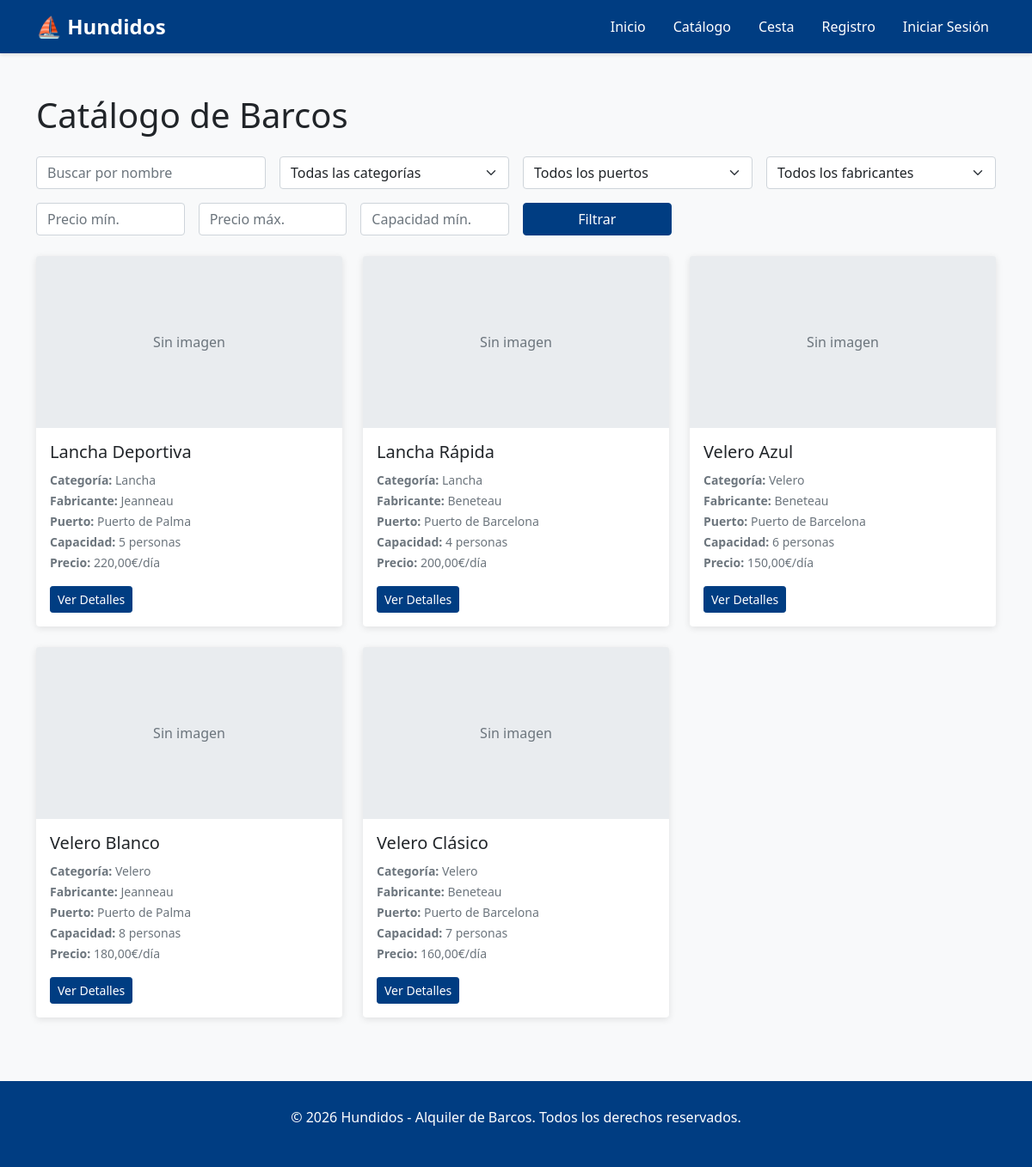
The app's page /barcos/ with its own data.
### catalog/models.py (models this page shows, shortened)
class Barco(models.Model):
    nombre = models.CharField(max_length=120)
    categoria = models.ForeignKey(Categoria, on_delete=models.PROTECT, related_name='barcos')
    puerto = models.ForeignKey(Puerto, on_delete=models.PROTECT, related_name='barcos')
    fabricante = models.ForeignKey(Fabricante, on_delete=models.PROTECT, related_name='barcos')
    precio_dia = models.DecimalField(max_digits=8, decimal_places=2, validators=[MinValueValidator(0)])
    capacidad = models.PositiveIntegerField(validators=[MinValueValidator(1)])
    imagen = models.ImageField(upload_to='barcos/', blank=True, null=True)
    disponibilidad = models.PositiveIntegerField(default=1, validators=[MinValueValidator(0)])
    activo = models.BooleanField(default=True)
    fecha_creacion = models.DateTimeField(auto_now_add=True)
    fecha_actualizacion = models.DateTimeField(auto_now=True)
    class Meta:
        verbose_name = 'Barco'
        verbose_name_plural = 'Barcos'
        ordering = ['nombre']

class Categoria(models.Model):
    nombre = models.CharField(max_length=120, unique=True)
    descripcion = models.TextField(blank=True)
    class Meta:
        verbose_name = 'Categoría'
        verbose_name_plural = 'Categorías'
        ordering = ['nombre']

class Fabricante(models.Model):
    nombre = models.CharField(max_length=120, unique=True)
    pais = models.CharField(max_length=120, blank=True)
    class Meta:
        verbose_name = 'Fabricante'
        verbose_name_plural = 'Fabricantes'
        ordering = ['nombre']

class Puerto(models.Model):
    nombre = models.CharField(max_length=120, unique=True)
    ubicacion = models.CharField(max_length=255, blank=True)
    class Meta:
        verbose_name = 'Puerto'
        verbose_name_plural = 'Puertos'
        ordering = ['nombre']

### catalog/views.py (the view)
# urls.py: path('', views.BarcoListView.as_view(), name='barco_list'),
class BarcoListView(ListView):
    model = Barco
    template_name = 'catalog/list.html'
    context_object_name = 'barcos'
    paginate_by = 12
    def get_queryset(self):
        queryset = Barco.objects.filter(activo=True).select_related('categoria', 'puerto', 'fabricante')
        search_query = self.request.GET.get('search', '')
        if search_query:
            queryset = queryset.filter(Q(nombre__icontains=search_query))
        categoria_id = self.request.GET.get('categoria')
        if categoria_id:
            queryset = queryset.filter(categoria_id=categoria_id)
        puerto_id = self.request.GET.get('puerto')
        if puerto_id:
            queryset = queryset.filter(puerto_id=puerto_id)
        fabricante_id = self.request.GET.get('fabricante')
        if fabricante_id:
            queryset = queryset.filter(fabricante_id=fabricante_id)
        precio_min = self.request.GET.get('precio_min')
        if precio_min:
            try:
                queryset = queryset.filter(precio_dia__gte=float(precio_min))
            except (ValueError, TypeError):
                pass
        precio_max = self.request.GET.get('precio_max')
        if precio_max:
            try:
                queryset = queryset.filter(precio_dia__lte=float(precio_max))
            except (ValueError, TypeError):
                pass
        capacidad_min = self.request.GET.get('capacidad_min')
        if capacidad_min:
            try:
                queryset = queryset.filter(capacidad__gte=int(capacidad_min))
            except (ValueError, TypeError):
                pass
        return queryset
    def get_context_data(self, **kwargs):
        context = super().get_context_data(**kwargs)
        context['categorias'] = Categoria.objects.all()
        context['puertos'] = Puerto.objects.all()
        context['fabricantes'] = Fabricante.objects.all()
        context['search_query'] = self.request.GET.get('search', '')
        context['categoria_id'] = self.request.GET.get('categoria')
        context['puerto_id'] = self.request.GET.get('puerto')
        context['fabricante_id'] = self.request.GET.get('fabricante')
        context['precio_min'] = self.request.GET.get('precio_min')
        context['precio_max'] = self.request.GET.get('precio_max')
        context['capacidad_min'] = self.request.GET.get('capacidad_min')
        return context

### templates/catalog/list.html (shortened to what this page needs)
{% extends 'base.html' %}
{% block content %}
<div class="container mt-5">
    <h1 class="mb-4">Catálogo de Barcos</h1>
    <div class="row mb-4">
        <div class="col-md-12">
            <form method="get" class="row g-3">
                <div class="col-md-3">
                    <input type="text" name="search" class="form-control" placeholder="Buscar por nombre" value="{{ search_query }}">
                </div>
                <div class="col-md-3">
                    <select name="categoria" class="form-select">
                        <option value="">Todas las categorías</option>
                    </select>
                </div>
                <div class="col-md-3">
                    <select name="puerto" class="form-select">
                        <option value="">Todos los puertos</option>
                    </select>
                </div>
                <div class="col-md-3">
                    <select name="fabricante" class="form-select">
                        <option value="">Todos los fabricantes</option>
                    </select>
                </div>
                <div class="col-md-2">
                    <input type="number" name="precio_min" class="form-control" placeholder="Precio mín." value="{{ precio_min }}">
                </div>
                <div class="col-md-2">
                    <input type="number" name="precio_max" class="form-control" placeholder="Precio máx." value="{{ precio_max }}">
                </div>
                <div class="col-md-2">
                    <input type="number" name="capacidad_min" class="form-control" placeholder="Capacidad mín." value="{{ capacidad_min }}">
                </div>
                <div class="col-md-2">
                    <button type="submit" class="btn btn-primary w-100">Filtrar</button>
                </div>
            </form>
        </div>
    </div>
    <div class="row">
        {% for barco in barcos %}
            <div class="col-md-4 mb-4">
                <div class="card {% if barco.disponibilidad == 0 %}barco-no-disponible{% endif %}">
                    {% if barco.imagen %}
                        <img src="{{ barco.imagen.url }}" class="card-img-top" alt="{{ barco.nombre }}" style="height: 200px; object-fit: cover;">
                    {% else %}
                        <div class="card-img-top" style="height: 200px; background-color: #e9ecef; display: flex; align-items: center; justify-content: center;">
                            <span class="text-muted">Sin imagen</span>
                        </div>
                    {% endif %}
                    <div class="card-body">
                        <h5 class="card-title">{{ barco.nombre }}</h5>
                        <p class="card-text">
                            <small class="text-muted">
                                <strong>Categoría:</strong> {{ barco.categoria.nombre }}<br>
                                <strong>Fabricante:</strong> {{ barco.fabricante.nombre }}<br>
                                <strong>Puerto:</strong> {{ barco.puerto.nombre }}<br>
                                <strong>Capacidad:</strong> {{ barco.capacidad }} personas<br>
                                <strong>Precio:</strong> {{ barco.precio_dia }}€/día
                            </small>
                        </p>
                        {% if barco.disponibilidad > 0 %}
                            <a href="{% url 'catalog:barco_detail' barco.id %}" class="btn btn-primary btn-sm">Ver Detalles</a>
                        {% else %}
                            <button class="btn btn-secondary btn-sm" disabled>No Disponible</button>
                        {% endif %}
                    </div>
                </div>
            </div>
        {% empty %}
            <div class="col-md-12">
                <div class="alert alert-info">
                    No se encontraron barcos con los filtros seleccionados.
                </div>
            </div>
        {% endfor %}
    </div>
</div>
{% endblock %}

### templates/base.html (style rules this page uses)
body { font-family: 'Segoe UI', Tahoma, Geneva, Verdana, sans-serif; background-color: #f8f9fa; }
.card { border: none; box-shadow: 0 2px 8px rgba(0,0,0,0.1); transition: transform 0.3s, box-shadow 0.3s; }
.btn-primary { background-color: #003d82; border-color: #003d82; }

### records on screen
Barco: imagen "Sin imagen", nombre "Lancha Deportiva", categoria.nombre "Lancha", fabricante.nombre "Jeanneau", puerto.nombre "Puerto de Palma", capacidad "5", precio_dia "220,00", disponibilidad "Ver Detalles"
Barco: imagen "Sin imagen", nombre "Lancha Rápida", categoria.nombre "Lancha", fabricante.nombre "Beneteau", puerto.nombre "Puerto de Barcelona", capacidad "4", precio_dia "200,00", disponibilidad "Ver Detalles"
Barco: imagen "Sin imagen", nombre "Velero Azul", categoria.nombre "Velero", fabricante.nombre "Beneteau", puerto.nombre "Puerto de Barcelona", capacidad "6", precio_dia "150,00", disponibilidad "Ver Detalles"
Barco: imagen "Sin imagen", nombre "Velero Blanco", categoria.nombre "Velero", fabricante.nombre "Jeanneau", puerto.nombre "Puerto de Palma", capacidad "8", precio_dia "180,00", disponibilidad "Ver Detalles"
Barco: imagen "Sin imagen", nombre "Velero Clásico", categoria.nombre "Velero", fabricante.nombre "Beneteau", puerto.nombre "Puerto de Barcelona", capacidad "7", precio_dia "160,00", disponibilidad "Ver Detalles"
